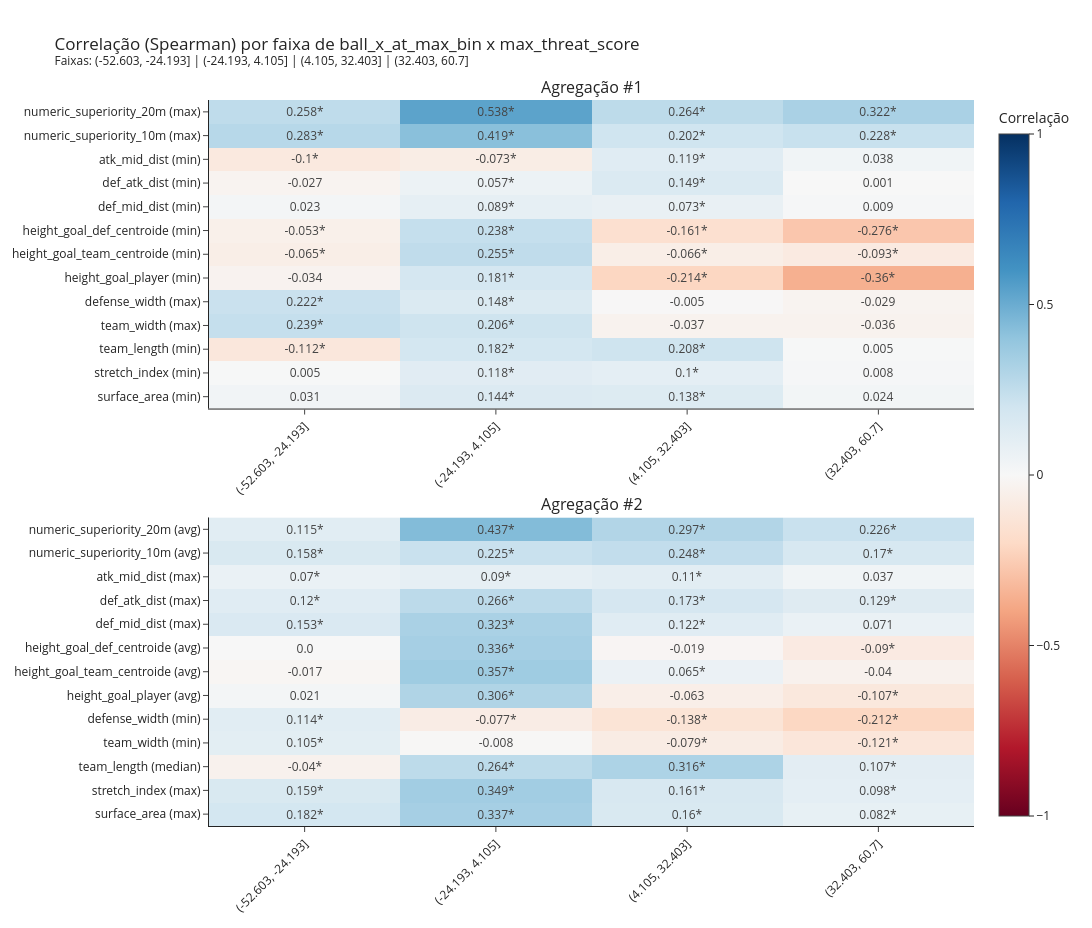

Here is the notebook cell this chart was saved with:
### Markdown cell above
### 5.3 Correlação por faixa

Heatmap features x faixas, com a agregação mais relevante de cada feature.

### Code cell
plot_correlation_by_position_bin(
    df_features_target_agg_pos_pd, features, target,
    feature_agg=AGG_FEATURES, target_agg='max', bin_col='ball_x_at_max_bin'
)

### Figure 1 — Plotly figure (JSON) as saved in the notebook; plotly's stock layout.template omitted (floating-point values rounded to 4 significant figures)
{"data": [{"coloraxis": "coloraxis", "text": [["0.031", "0.144*", "0.138*", "0.024"], ["0.005", "0.118*", "0.1*", "0.008"], ["-0.112*", "0.182*", "0.208*", "0.005"], ["0.239*", "0.206*", "-0.037", "-0.036"], ["0.222*", "0.148*", "-0.005", "-0.029"], ["-0.034", "0.181*", "-0.214*", "-0.36*"], ["-0.065*", "0.255*", "-0.066*", "-0.093*"], ["-0.053*", "0.238*", "-0.161*", "-0.276*"], ["0.023", "0.089*", "0.073*", "0.009"], ["-0.027", "0.057*", "0.149*", "0.001"], ["-0.1*", "-0.073*", "0.119*", "0.038"], ["0.283*", "0.419*", "0.202*", "0.228*"], ["0.258*", "0.538*", "0.264*", "0.322*"]], "texttemplate": "%{text}", "type": "heatmap", "x": ["(-52.603, -24.193]", "(-24.193, 4.105]", "(4.105, 32.403]", "(32.403, 60.7]"], "xaxis": "x", "y": ["surface_area (min)", "stretch_index (min)", "team_length (min)", "team_width (max)", "defense_width (max)", "height_goal_player (min)", "height_goal_team_centroide (min)", "height_goal_def_centroide (min)", "def_mid_dist (min)", "def_atk_dist (min)", "atk_mid_dist (min)", "numeric_superiority_10m (max)", "numeric_superiority_20m (max)"], "yaxis": "y", "z": [[0.03061, 0.144, 0.1377, 0.02426], [0.004897, 0.1176, 0.09956, 0.008267], [-0.1121, 0.1819, 0.2076, 0.005488], [0.2386, 0.2057, -0.03716, -0.03562], [0.2219, 0.1476, -0.005231, -0.02857], [-0.03423, 0.1813, -0.214, -0.3605], [-0.0653, 0.2553, -0.06631, -0.09281], [-0.05261, 0.2382, -0.1612, -0.276], [0.02298, 0.08897, 0.07285, 0.009204], [-0.02743, 0.05704, 0.1489, 0.0007262], [-0.0997, -0.07316, 0.1185, 0.0377], [0.2833, 0.4194, 0.2016, 0.2277], [0.2583, 0.5379, 0.264, 0.3223]]}, {"coloraxis": "coloraxis", "text": [["0.182*", "0.337*", "0.16*", "0.082*"], ["0.159*", "0.349*", "0.161*", "0.098*"], ["-0.04*", "0.264*", "0.316*", "0.107*"], ["0.105*", "-0.008", "-0.079*", "-0.121*"], ["0.114*", "-0.077*", "-0.138*", "-0.212*"], ["0.021", "0.306*", "-0.063", "-0.107*"], ["-0.017", "0.357*", "0.065*", "-0.04"], ["0.0", "0.336*", "-0.019", "-0.09*"], ["0.153*", "0.323*", "0.122*", "0.071"], ["0.12*", "0.266*", "0.173*", "0.129*"], ["0.07*", "0.09*", "0.11*", "0.037"], ["0.158*", "0.225*", "0.248*", "0.17*"], ["0.115*", "0.437*", "0.297*", "0.226*"]], "texttemplate": "%{text}", "type": "heatmap", "x": ["(-52.603, -24.193]", "(-24.193, 4.105]", "(4.105, 32.403]", "(32.403, 60.7]"], "xaxis": "x2", "y": ["surface_area (max)", "stretch_index (max)", "team_length (median)", "team_width (min)", "defense_width (min)", "height_goal_player (avg)", "height_goal_team_centroide (avg)", "height_goal_def_centroide (avg)", "def_mid_dist (max)", "def_atk_dist (max)", "atk_mid_dist (max)", "numeric_superiority_10m (avg)", "numeric_superiority_20m (avg)"], "yaxis": "y2", "z": [[0.1824, 0.3372, 0.1598, 0.08232], [0.1587, 0.3488, 0.1613, 0.09784], [-0.03979, 0.2641, 0.3155, 0.107], [0.1054, -0.008497, -0.07918, -0.1211], [0.1143, -0.07695, -0.1377, -0.2121], [0.021, 0.3061, -0.06276, -0.1071], [-0.01729, 0.3573, 0.06533, -0.0402], [1.167e-05, 0.3363, -0.01853, -0.08952], [0.1533, 0.3234, 0.1218, 0.07061], [0.1203, 0.2661, 0.1727, 0.1287], [0.06996, 0.08987, 0.1102, 0.037], [0.1582, 0.2255, 0.2479, 0.1704], [0.1153, 0.4371, 0.2971, 0.2255]]}], "layout": {"annotations": [{"font": {"size": 16}, "showarrow": false, "text": "Agregação #1", "x": 0.5, "xanchor": "center", "xref": "paper", "y": 1, "yanchor": "bottom", "yref": "paper"}, {"font": {"size": 16}, "showarrow": false, "text": "Agregação #2", "x": 0.5, "xanchor": "center", "xref": "paper", "y": 0.425, "yanchor": "bottom", "yref": "paper"}], "coloraxis": {"cmax": 1, "cmin": -1, "colorbar": {"title": {"text": "Correlação"}}, "colorscale": [[0, "rgb(103,0,31)"], [0.1, "rgb(178,24,43)"], [0.2, "rgb(214,96,77)"], [0.3, "rgb(244,165,130)"], [0.4, "rgb(253,219,199)"], [0.5, "rgb(247,247,247)"], [0.6, "rgb(209,229,240)"], [0.7, "rgb(146,197,222)"], [0.8, "rgb(67,147,195)"], [0.9, "rgb(33,102,172)"], [1, "rgb(5,48,97)"]]}, "height": 928, "title": {"text": "Correlação (Spearman) por faixa de ball_x_at_max_bin x max_threat_score<br><sup>Faixas: (-52.603, -24.193] | (-24.193, 4.105] | (4.105, 32.403] | (32.403, 60.7]</sup>"}, "width": 1100, "xaxis": {"anchor": "y", "domain": [0, 1], "tickangle": -45}, "xaxis2": {"anchor": "y2", "domain": [0, 1], "tickangle": -45}, "yaxis": {"anchor": "x", "domain": [0.575, 1]}, "yaxis2": {"anchor": "x2", "domain": [0, 0.425]}}}
